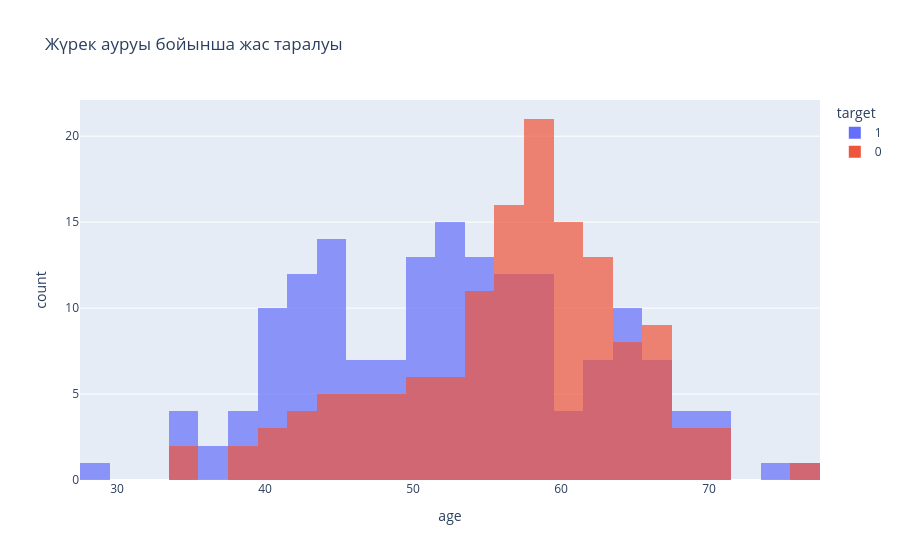

The code cell stored with this chart in its notebook:
### Code cell
fig = px.histogram(data, x='age', color='target',
                   title='Жүрек ауруы бойынша жас таралуы ',
                   barmode='overlay', opacity=0.7)
fig.show()

### Figure 1 — Plotly figure (JSON) as saved in the notebook; plotly's stock layout.template omitted (floating-point values rounded to 4 significant figures; data arrays with more than 128 entries replaced by an {"elided": "..."} marker saying what was removed)
{"data": [{"bingroup": "x", "hovertemplate": "target=1<br>age=%{x}<br>count=%{y}<extra></extra>", "legendgroup": "1", "marker": {"color": "#636efa", "opacity": 0.7, "pattern": {"shape": ""}}, "name": "1", "orientation": "v", "showlegend": true, "type": "histogram", "x": {"elided": "164 int values"}, "xaxis": "x", "yaxis": "y"}, {"bingroup": "x", "hovertemplate": "target=0<br>age=%{x}<br>count=%{y}<extra></extra>", "legendgroup": "0", "marker": {"color": "#EF553B", "opacity": 0.7, "pattern": {"shape": ""}}, "name": "0", "orientation": "v", "showlegend": true, "type": "histogram", "x": {"elided": "138 int values"}, "xaxis": "x", "yaxis": "y"}], "layout": {"barmode": "overlay", "legend": {"title": {"text": "target"}, "tracegroupgap": 0}, "title": {"text": "Жүрек ауруы бойынша жас таралуы "}, "xaxis": {"anchor": "y", "domain": [0, 1], "title": {"text": "age"}}, "yaxis": {"anchor": "x", "domain": [0, 1], "title": {"text": "count"}}}}
